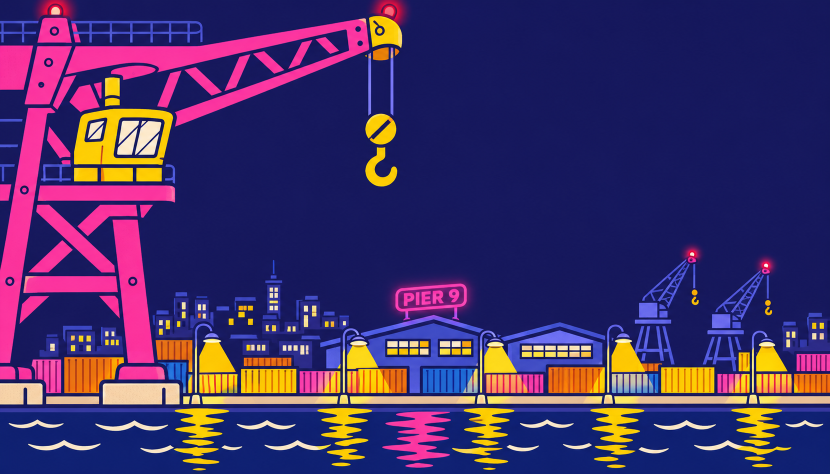
#> input picture art/incoming/bg-night-r1.png, 1659 x 948 px (shown at 1/2 size)
$ python nightsplit.py
#> lines starting #> are read from the running program, lines starting #| are printed output that depends on the picture; after the words box and inside, x2 and y2 are one past the last pixel; in counts of white or black regions, pixels touching at a corner belong together
"""Cut the night harbor painting (World 2, Chris 2026-11-07) into layers, like bgsplit.py does for the day one. It lines up with the day
painting (same 1659x948, same crane, hook, skyline), so the game's hook and crane code works on both.
Writes art/night/harbor.png (as painted) and art/night/fore.png (the sky see-through, the hook and its cables taken out: the game draws
the clean day hook, art/bgparts/hook.png, on code-drawn cables). The water stays in the painting but the game covers it with its own
moving night water.
usage: python3 -I art/tools/nightsplit.py"""
import pathlib, numpy as np
from PIL import Image
from scipy import ndimage
ROOT = pathlib.Path(__file__).resolve().parents[2]
src = np.asarray(Image.open(ROOT / 'art/incoming/bg-night-r1.png').convert('RGBA')).copy()
(ROOT / 'art/night').mkdir(exist_ok=True); Image.fromarray(src).save(ROOT / 'art/night/harbor.png')
SKY = np.array([21, 24, 93])
m = ((src[..., :3].astype(int) - SKY) ** 2).sum(-1) < 22 ** 2
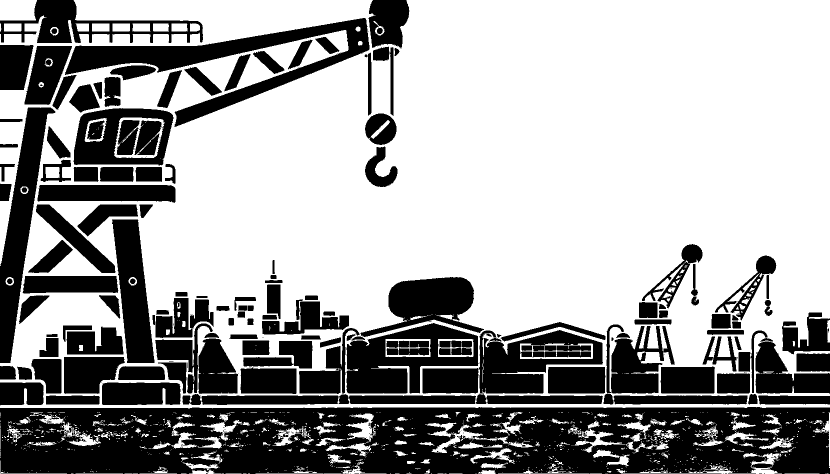
#> m: shape (948, 1659) bool (shown at 1/2 size); 63.2% white; 340 black regions (182 under 20 px), largest, box (x1, y1, x2, y2) and area: (0, 814, 1659, 948) 183945, (130, 36, 739, 254) 29284, (0, 215, 111, 726) 20278
lab, n = ndimage.label(m); keep = set(np.unique(lab[:40])) - {0}; sky = np.isin(lab, list(keep)); sky[800:] = False
#> after `lab, n = ndimage.label(m)`:
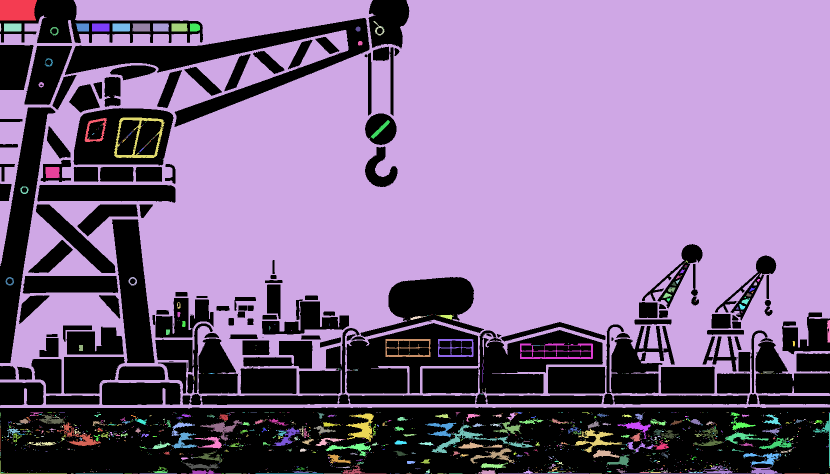
#> lab: shape (948, 1659) int32 (shown at 1/2 size); 1810 distinct labels, from 0 to 1809; one colour per label, 0 black
#> after `lab, n = ndimage.label(m)`: n = 1809
#> after `keep = set(np.unique(lab[:40])) - {0}`: keep = 2 items
#> after `sky = np.isin(lab, list(keep))`: sky: shape (948, 1659) bool; 60% white; 181 black regions (42 under 20 px), largest, box (x1, y1, x2, y2) and area: (0, 814, 1659, 948) 219982, (130, 36, 739, 254) 29433, (693, 646, 957, 787) 25045
sky[:600] |= m[:600]  # sky boxed in by the crane
#> sky: shape (948, 1659) bool; 59.8% white; 179 black regions (45 under 20 px), largest, box (x1, y1, x2, y2) and area: (0, 764, 1659, 948) 265676, (130, 36, 739, 254) 29284, (693, 646, 957, 787) 25045
fore = src.copy(); fore[sky, 3] = 0
fore[125:392, 718:808, 3] = 0  # the hook and its cables (the pulley above y 125 stays)
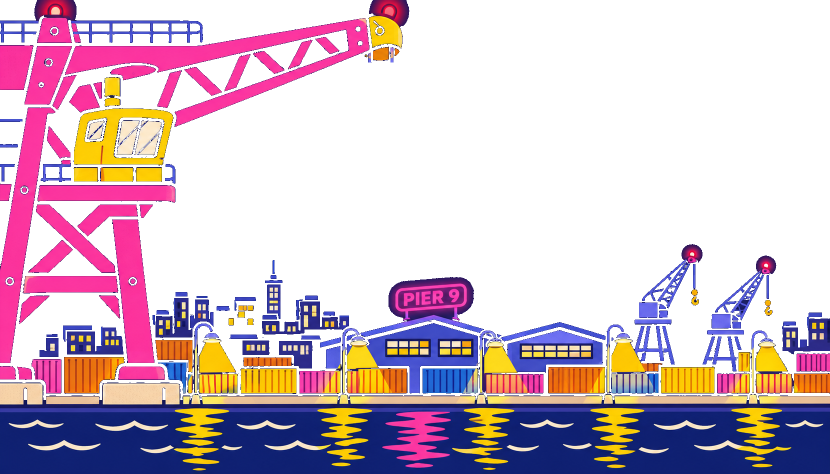
#> fore: shape (948, 1659, 4) (shown at 1/2 size); mean R, G, B, A 69.4, 48.7, 103, 101.4; transparent parts drawn white
Image.fromarray(fore).save(ROOT / 'art/night/fore.png'); print('ok')
#| ok
# ---- the glow (Chris 2026-11-07: "marking lights as lights" with the Hereafter Man mist glow): only what gives off light, from the painting:
# lit windows and lamp bulbs (yellow and cream, in the town and the quay lamps, not the crane's yellow cab or the containers), the crane cab's
# lit windows, and the PIER 9 neon. Each becomes a soft glow, pre-blurred (a tight one plus a wide one, like Hereafter Man's haze) and stored
# in ink amounts (R pink, G blue, B yellow) with the glow's strength as alpha, so the game just lays it over the painting. The beacons, the
# lamps' flicker and the sign's flicker are done in the game.
a = src[..., :3].astype(int); r, g, b = a[..., 0], a[..., 1], a[..., 2]; Y, X = np.mgrid[:a.shape[0], :a.shape[1]]
#> after `r, g, b = (a[..., 0], a[..., 1], a[..., 2])`:
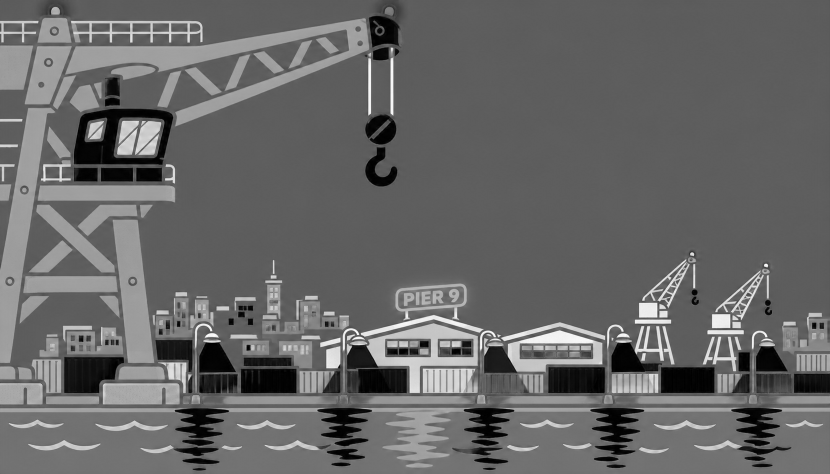
#> b: shape (948, 1659) int64 (shown at 1/2 size); min 0, max 255, mean 103
yellow = (r > 220) & (g > 170) & (b < 140) & (Y > 450) & (Y < 700) & (X > 380)
#> yellow: shape (948, 1659) bool; 0.23% white; 67 white regions (28 under 20 px), largest, box (x1, y1, x2, y2) and area: (406, 684, 446, 700) 502, (1229, 685, 1267, 700) 451, (701, 689, 736, 700) 208
cream = (r > 235) & (g > 215) & (b > 150) & (Y < 700) & ~((X > 700) & (X < 830) & (Y < 420))
#> cream: shape (948, 1659) bool; 0.55% white; 84 white regions (33 under 20 px), largest, box (x1, y1, x2, y2) and area: (270, 243, 322, 309) 1553, (235, 257, 275, 309) 972, (237, 242, 277, 288) 856
win = (yellow | cream).astype(float)
neon = ((r > 220) & (g > 50) & (g < 150) & (b > 130) & (X > 780) & (X < 945) & (Y > 560) & (Y < 632)).astype(float)
#> neon: shape (948, 1659) float64; values 0 (black) and 1 (white), 0.2% white; 6 white regions, box (x1, y1, x2, y2) and area: (791, 568, 933, 627) 1676, (866, 581, 887, 607) 357, (808, 586, 828, 612) 314, (844, 583, 861, 609) 306, (898, 579, 918, 604) 296, (832, 585, 839, 610) 153
def glow(m, ink, k_tight, k_wide):
#> called with ink = (40, 0, 255), k_tight = 1.6, k_wide = 3.2
  al = np.clip(ndimage.gaussian_filter(m, 5) * k_tight + ndimage.gaussian_filter(m, 20) * k_wide, 0, 0.9)
  out = np.zeros(m.shape + (4,), np.uint8); out[..., 0], out[..., 1], out[..., 2] = ink; out[..., 3] = (al * 255).astype(np.uint8)
  return Image.fromarray(out, 'RGBA').resize((m.shape[1] // 4, m.shape[0] // 4), Image.BOX)
(ROOT / 'art/nightglow').mkdir(exist_ok=True)
glow(win, (40, 0, 255), 1.6, 3.2).save(ROOT / 'art/nightglow/windows.png')
glow(neon, (255, 0, 50), 0.55, 1.1).save(ROOT / 'art/nightglow/neon.png')
print('glow ok')
# ---- the lights themselves, crisp (2026-11-08, Chris: everything was as bright as day, so the lights didn't stand out): every pixel of the
# painting that gives off light, in its own colours: lit windows and lamp bulbs (yellow, cream), the lamps' light cones, the PIER 9 tubes,
# and the red beacons. The game dims the whole night scene toward navy and then lays these back on top at full strength.
red = (r > 200) & (g < 90) & (b < 110) & (((Y < 60) & (X < 820)) | ((Y > 480) & (Y < 560) & (X > 1350)))
#> red: shape (948, 1659) bool; 0.07% white; 14 white regions (8 under 20 px), largest, box (x1, y1, x2, y2) and area: (89, 2, 133, 30) 352, (760, 5, 798, 40) 224, (1524, 523, 1540, 539) 147, (1376, 500, 1394, 515) 134, (766, 11, 790, 32) 133, (99, 11, 123, 29) 131
cones = (r > 220) & (g > 170) & (b < 140) & (Y > 640) & (Y < 800) & (X > 380)
#> cones: shape (948, 1659) bool; 2.3% white; 129 white regions (42 under 20 px), largest, box (x1, y1, x2, y2) and area: (1323, 735, 1428, 785) 4007, (483, 738, 592, 786) 3925, (399, 684, 471, 745) 3124
lit = (yellow | cream | cones | red | (neon > 0)) & (Y < 800)
#> lit: shape (948, 1659) bool; 3.2% white; 201 white regions (48 under 20 px), largest, box (x1, y1, x2, y2) and area: (1323, 735, 1428, 785) 4007, (483, 738, 592, 786) 3925, (399, 678, 471, 745) 3304
# (Chris 2026-11-08) a yellow container is paint, not a light: below the warehouse windows only what's inside a lamp's cone counts, and the
# small cranes' yellow hooks aren't lights either
LAMPS = [425, 718, 991, 1247, 1534]  # the street lamps' x, from the cones' tips
incone = np.zeros_like(lit)
for lx in LAMPS: incone |= np.abs(X - lx) <= 18 + np.clip(Y - 690, 0, None) * 0.45
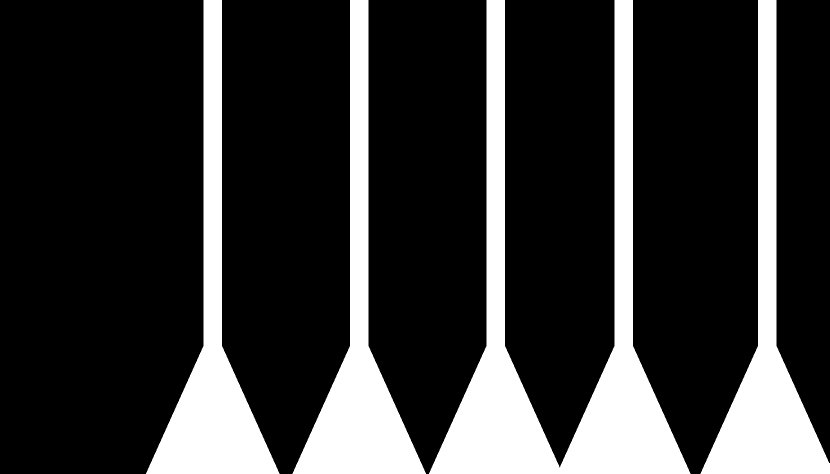
#> incone: shape (948, 1659) bool (shown at 1/2 size); 20.5% white; 4 white regions, box (x1, y1, x2, y2) and area: (858, 0, 1381, 948) 129259, (292, 0, 559, 948) 64668, (585, 0, 852, 948) 64668, (1401, 0, 1659, 948) 64570
lit &= (Y < 710) | incone
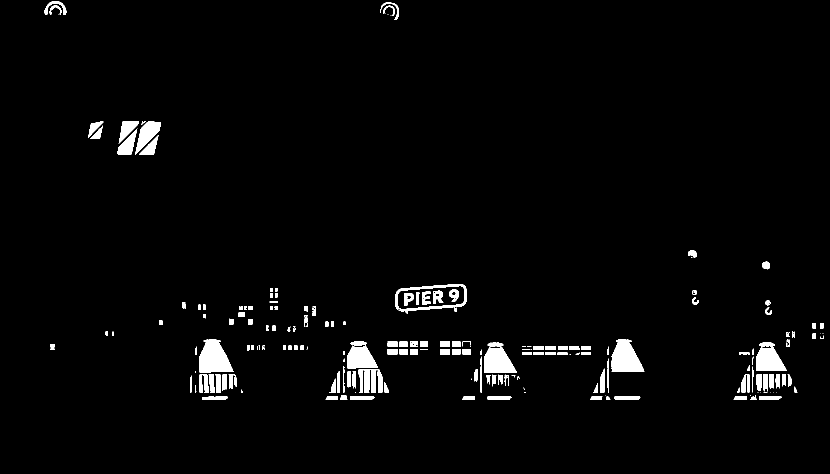
#> lit: shape (948, 1659) bool (shown at 1/2 size); 2.5% white; 201 white regions (48 under 20 px), largest, box (x1, y1, x2, y2) and area: (399, 678, 467, 745) 3239, (1223, 678, 1289, 744) 2980, (969, 694, 1034, 746) 2415
lit &= ~((X > 1360) & (X < 1560) & (Y > 565) & (Y < 640))
la = src.copy(); la[~lit, 3] = 0
#> after `la[~lit, 3] = 0`:
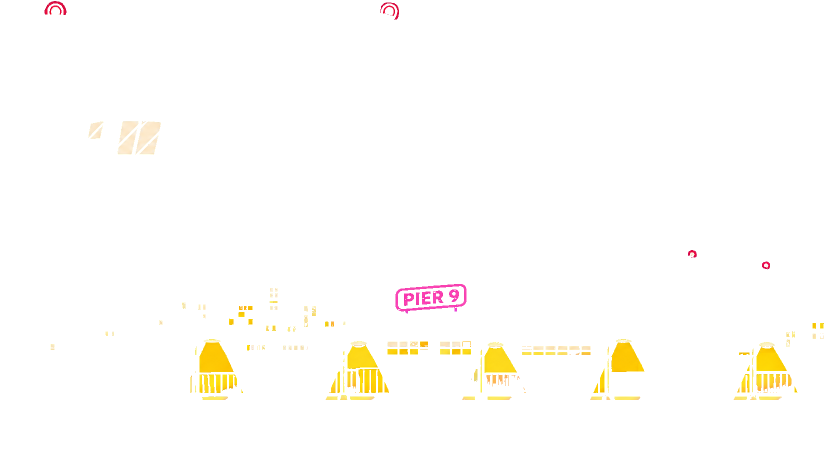
#> la: shape (948, 1659, 4) (shown at 1/2 size); mean R, G, B, A 69.4, 48.7, 103, 6.4; transparent parts drawn white
(ROOT / 'art/nightlights').mkdir(exist_ok=True); Image.fromarray(la).save(ROOT / 'art/nightlights/lit.png')
print('lights ok', int(lit.sum()), 'px')
#| lights ok 39512 px

$ run again, with art/incoming/bg-storm-r1.png copied over art/incoming/bg-night-r1.png
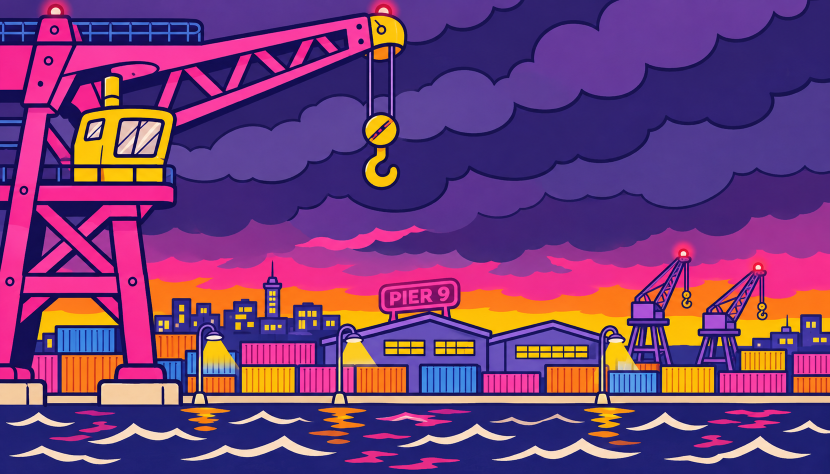
#> input picture art/incoming/bg-storm-r1.png, 1659 x 948 px (shown at 1/2 size)
#> m: shape (948, 1659) bool; 11.1% white; 2013 white regions (1721 under 20 px), largest, box (x1, y1, x2, y2) and area: (0, 356, 1659, 870) 69944, (135, 25, 744, 91) 8849, (574, 153, 1659, 442) 8159
#> `lab, n = ndimage.label(m)`:
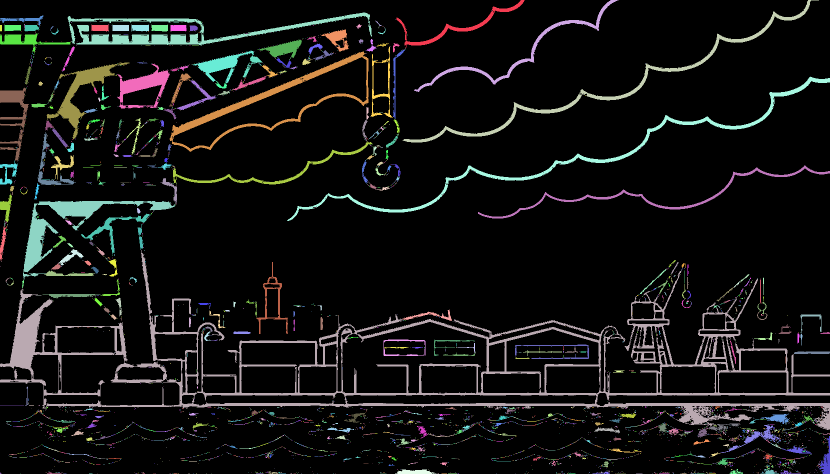
#> lab: shape (948, 1659) int32 (shown at 1/2 size); 4216 distinct labels, from 0 to 4215; one colour per label, 0 black
#> n = 4215
#> keep = 9 items
#| ok
#> yellow: shape (948, 1659) bool; 1.8% white; 82 white regions (15 under 20 px), largest, box (x1, y1, x2, y2) and area: (900, 615, 1265, 700) 10761, (1328, 632, 1406, 691) 3870, (1471, 637, 1572, 691) 3355
#> cream: shape (948, 1659) bool; 0.11% white; 42 white regions (30 under 20 px), largest, box (x1, y1, x2, y2) and area: (275, 245, 321, 296) 375, (237, 272, 270, 308) 225, (175, 243, 204, 276) 194
#> win: shape (948, 1659) float64; values 0 (black) and 1 (white), 1.9% white; 122 white regions (45 under 20 px), largest, box (x1, y1, x2, y2) and area: (900, 615, 1265, 700) 10928, (1328, 632, 1406, 691) 3870, (1471, 637, 1572, 691) 3355
#> neon: shape (948, 1659) float64; values 0 (black) and 1 (white), 0.22% white; 10 white regions (4 under 20 px), largest, box (x1, y1, x2, y2) and area: (781, 562, 915, 631) 1751, (842, 578, 865, 605) 399, (876, 574, 899, 602) 387, (781, 584, 802, 611) 334, (818, 579, 837, 607) 321, (806, 582, 813, 609) 184
#> red: shape (948, 1659) bool; 0.05% white; 36 white regions (33 under 20 px), largest, box (x1, y1, x2, y2) and area: (1503, 522, 1531, 545) 352, (1356, 496, 1379, 515) 237, (757, 7, 785, 28) 201
#> cones: shape (948, 1659) bool; 2.3% white; 76 white regions (15 under 20 px), largest, box (x1, y1, x2, y2) and area: (1116, 641, 1278, 740) 4460, (484, 734, 589, 785) 4044, (1324, 735, 1428, 785) 3929
#> `la[~lit, 3] = 0`:
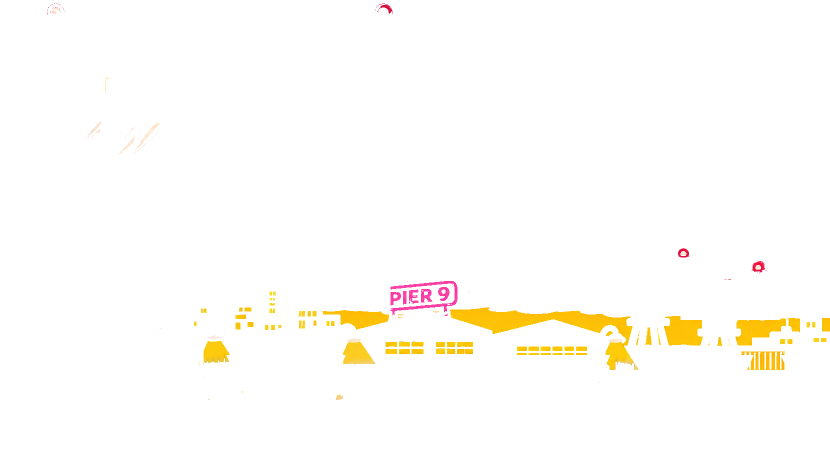
#> la: shape (948, 1659, 4) (shown at 1/2 size); mean R, G, B, A 116.1, 61.7, 119.2, 6.8; transparent parts drawn white
#| lights ok 42085 px
